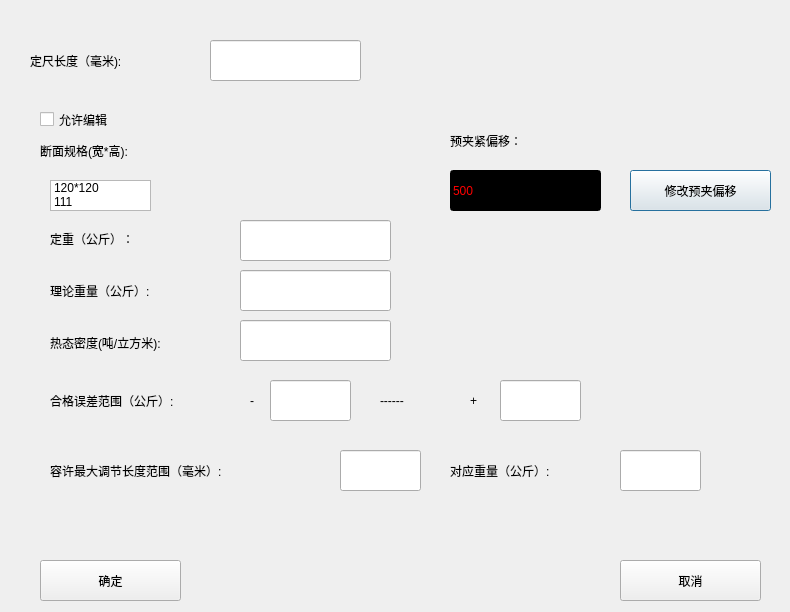
<?xml version="1.0" encoding="UTF-8"?>
<ui version="4.0">
 <class>Dialog</class>
 <widget class="QDialog" name="Dialog">
  <property name="geometry">
   <rect>
    <x>0</x>
    <y>0</y>
    <width>790</width>
    <height>612</height>
   </rect>
  </property>
  <property name="windowTitle">
   <string>输入定尺(计量单位：毫米)</string>
  </property>
  <widget class="QLabel" name="label">
   <property name="geometry">
    <rect>
     <x>30</x>
     <y>40</y>
     <width>161</width>
     <height>41</height>
    </rect>
   </property>
   <property name="styleSheet">
    <string notr="true">font: 12pt &quot;微软雅黑&quot;;</string>
   </property>
   <property name="text">
    <string>定尺长度（毫米):</string>
   </property>
  </widget>
  <widget class="QLabel" name="label_2">
   <property name="geometry">
    <rect>
     <x>40</x>
     <y>130</y>
     <width>161</width>
     <height>41</height>
    </rect>
   </property>
   <property name="styleSheet">
    <string notr="true">font: 12pt &quot;微软雅黑&quot;;</string>
   </property>
   <property name="text">
    <string>断面规格(宽*高):</string>
   </property>
  </widget>
  <widget class="QLabel" name="label_3">
   <property name="geometry">
    <rect>
     <x>450</x>
     <y>120</y>
     <width>161</width>
     <height>41</height>
    </rect>
   </property>
   <property name="styleSheet">
    <string notr="true">font: 12pt &quot;微软雅黑&quot;;</string>
   </property>
   <property name="text">
    <string>预夹紧偏移：</string>
   </property>
  </widget>
  <widget class="QPushButton" name="Btn__PreClampOffset">
   <property name="geometry">
    <rect>
     <x>630</x>
     <y>170</y>
     <width>141</width>
     <height>41</height>
    </rect>
   </property>
   <property name="text">
    <string>修改预夹偏移</string>
   </property>
  </widget>
  <widget class="QListWidget" name="listWidget">
   <property name="geometry">
    <rect>
     <x>50</x>
     <y>180</y>
     <width>101</width>
     <height>31</height>
    </rect>
   </property>
   <item>
    <property name="text">
     <string>120*120</string>
    </property>
   </item>
   <item>
    <property name="text">
     <string>111</string>
    </property>
   </item>
  </widget>
  <widget class="QLabel" name="label_7">
   <property name="geometry">
    <rect>
     <x>50</x>
     <y>380</y>
     <width>181</width>
     <height>41</height>
    </rect>
   </property>
   <property name="styleSheet">
    <string notr="true">font: 10pt &quot;微软雅黑&quot;;</string>
   </property>
   <property name="text">
    <string>合格误差范围（公斤）:</string>
   </property>
  </widget>
  <widget class="QLabel" name="label_8">
   <property name="geometry">
    <rect>
     <x>250</x>
     <y>380</y>
     <width>31</width>
     <height>41</height>
    </rect>
   </property>
   <property name="styleSheet">
    <string notr="true">font: 10pt &quot;微软雅黑&quot;;</string>
   </property>
   <property name="text">
    <string>-</string>
   </property>
  </widget>
  <widget class="QLabel" name="label_9">
   <property name="geometry">
    <rect>
     <x>380</x>
     <y>380</y>
     <width>61</width>
     <height>41</height>
    </rect>
   </property>
   <property name="styleSheet">
    <string notr="true">font: 10pt &quot;微软雅黑&quot;;</string>
   </property>
   <property name="text">
    <string>------</string>
   </property>
  </widget>
  <widget class="QLabel" name="label_10">
   <property name="geometry">
    <rect>
     <x>470</x>
     <y>380</y>
     <width>31</width>
     <height>41</height>
    </rect>
   </property>
   <property name="styleSheet">
    <string notr="true">font: 10pt &quot;微软雅黑&quot;;</string>
   </property>
   <property name="text">
    <string>+</string>
   </property>
  </widget>
  <widget class="QLabel" name="label_11">
   <property name="geometry">
    <rect>
     <x>50</x>
     <y>450</y>
     <width>261</width>
     <height>41</height>
    </rect>
   </property>
   <property name="styleSheet">
    <string notr="true">font: 10pt &quot;微软雅黑&quot;;</string>
   </property>
   <property name="text">
    <string>容许最大调节长度范围（毫米）:</string>
   </property>
  </widget>
  <widget class="QLabel" name="label_12">
   <property name="geometry">
    <rect>
     <x>450</x>
     <y>450</y>
     <width>181</width>
     <height>41</height>
    </rect>
   </property>
   <property name="styleSheet">
    <string notr="true">font: 10pt &quot;微软雅黑&quot;;</string>
   </property>
   <property name="text">
    <string>对应重量（公斤）:</string>
   </property>
  </widget>
  <widget class="QPushButton" name="Btn_FixLengYes">
   <property name="geometry">
    <rect>
     <x>40</x>
     <y>560</y>
     <width>141</width>
     <height>41</height>
    </rect>
   </property>
   <property name="text">
    <string>确定</string>
   </property>
  </widget>
  <widget class="QPushButton" name="Btn_FixLengNo">
   <property name="geometry">
    <rect>
     <x>620</x>
     <y>560</y>
     <width>141</width>
     <height>41</height>
    </rect>
   </property>
   <property name="text">
    <string>取消</string>
   </property>
  </widget>
  <widget class="QLabel" name="label_4">
   <property name="geometry">
    <rect>
     <x>50</x>
     <y>216</y>
     <width>159</width>
     <height>45</height>
    </rect>
   </property>
   <property name="styleSheet">
    <string notr="true">font: 10pt &quot;微软雅黑&quot;;</string>
   </property>
   <property name="text">
    <string>定重（公斤）：</string>
   </property>
  </widget>
  <widget class="QLabel" name="label_6">
   <property name="geometry">
    <rect>
     <x>50</x>
     <y>268</y>
     <width>159</width>
     <height>45</height>
    </rect>
   </property>
   <property name="styleSheet">
    <string notr="true">font: 10pt &quot;微软雅黑&quot;;</string>
   </property>
   <property name="text">
    <string>理论重量（公斤）:</string>
   </property>
  </widget>
  <widget class="QLabel" name="label_5">
   <property name="geometry">
    <rect>
     <x>50</x>
     <y>320</y>
     <width>159</width>
     <height>45</height>
    </rect>
   </property>
   <property name="styleSheet">
    <string notr="true">font: 10pt &quot;微软雅黑&quot;;</string>
   </property>
   <property name="text">
    <string>热态密度(吨/立方米):</string>
   </property>
  </widget>
  <widget class="QCheckBox" name="Ceb_AllowEdit">
   <property name="geometry">
    <rect>
     <x>40</x>
     <y>110</y>
     <width>91</width>
     <height>19</height>
    </rect>
   </property>
   <property name="text">
    <string>允许编辑</string>
   </property>
  </widget>
  <widget class="QLineEdit" name="Lne_FixWeiht">
   <property name="geometry">
    <rect>
     <x>240</x>
     <y>220</y>
     <width>151</width>
     <height>41</height>
    </rect>
   </property>
  </widget>
  <widget class="QLineEdit" name="Lne_TheoryWeiht">
   <property name="geometry">
    <rect>
     <x>240</x>
     <y>270</y>
     <width>151</width>
     <height>41</height>
    </rect>
   </property>
  </widget>
  <widget class="QLineEdit" name="Lne_Density">
   <property name="geometry">
    <rect>
     <x>240</x>
     <y>320</y>
     <width>151</width>
     <height>41</height>
    </rect>
   </property>
  </widget>
  <widget class="QLineEdit" name="Lne_FixLength">
   <property name="geometry">
    <rect>
     <x>210</x>
     <y>40</y>
     <width>151</width>
     <height>41</height>
    </rect>
   </property>
  </widget>
  <widget class="QLineEdit" name="Lne_ErrRangeMinus">
   <property name="geometry">
    <rect>
     <x>270</x>
     <y>380</y>
     <width>81</width>
     <height>41</height>
    </rect>
   </property>
  </widget>
  <widget class="QLineEdit" name="Lne_LengthRangeMax">
   <property name="geometry">
    <rect>
     <x>340</x>
     <y>450</y>
     <width>81</width>
     <height>41</height>
    </rect>
   </property>
  </widget>
  <widget class="QLineEdit" name="Lne_ErrRangePlus">
   <property name="geometry">
    <rect>
     <x>500</x>
     <y>380</y>
     <width>81</width>
     <height>41</height>
    </rect>
   </property>
  </widget>
  <widget class="QLineEdit" name="Lne_WeightMax">
   <property name="geometry">
    <rect>
     <x>620</x>
     <y>450</y>
     <width>81</width>
     <height>41</height>
    </rect>
   </property>
  </widget>
  <widget class="QLineEdit" name="Lne_PreClampOffset">
   <property name="geometry">
    <rect>
     <x>450</x>
     <y>170</y>
     <width>151</width>
     <height>41</height>
    </rect>
   </property>
   <property name="styleSheet">
    <string notr="true">background-color:black;
color:red;
font: 14pt &quot;微软雅黑&quot;</string>
   </property>
   <property name="text">
    <string>500</string>
   </property>
  </widget>
 </widget>
 <resources/>
 <connections/>
</ui>
